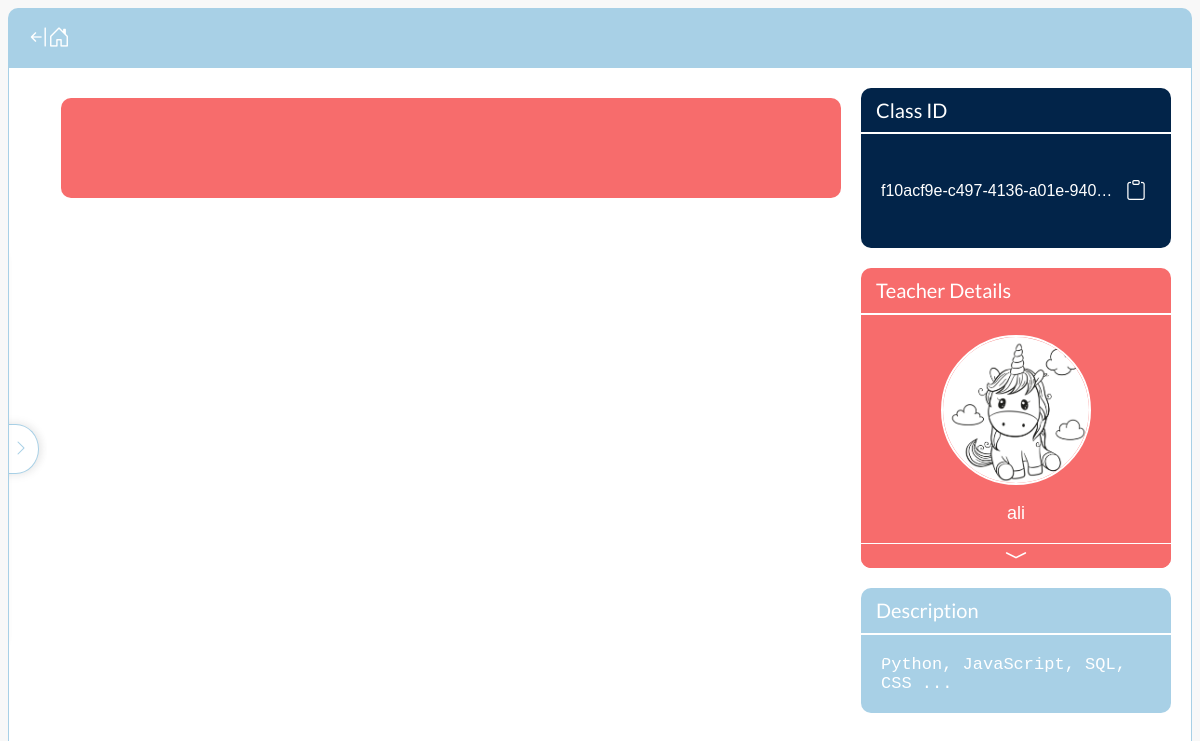
Page /class/f10acf9ec4974136a01e94039d95df40/ (signed in) on the committed database.
### home/models.py (models this page shows, shortened)
class Class(models.Model):
    id = models.UUIDField(primary_key=True, default=uuid.uuid4, editable=False)
    teacher = models.ForeignKey(CustomUser, on_delete=models.CASCADE)
    title = models.CharField(max_length=80, null=False, blank=False)
    description = models.CharField(max_length=300, null=False, blank=False)
    date_started = models.DateField(auto_now_add=True)
    active = models.BooleanField(default=True)

### register/models.py (models this page shows, shortened)
class CustomUser(AbstractBaseUser):
    email = models.EmailField(verbose_name='email', max_length=254, unique=True)
    username = models.CharField(max_length=30, unique=False)
    date_joined = models.DateTimeField(verbose_name='date joined', auto_now_add=True)
    last_login = models.DateTimeField(verbose_name='last login', auto_now=True)
    is_admin = models.BooleanField(default=False)
    is_active = models.BooleanField(default=True)
    is_staff = models.BooleanField(default=False)
    is_superuser = models.BooleanField(default=False)
    account_type = models.CharField(max_length=7, choices=ACCOUNT_TYPES, blank=False, null=False)
    profile_pic = models.ImageField(blank=True, upload_to=get_image_upload_location, default='profile/default.jpg')
    bio = models.TextField(max_length=300, null=True, blank=True)
    is_email_verified = models.BooleanField(default=False)
    image_storage_id = models.UUIDField(default=uuid.uuid4, editable=False)
    objects = CustomUserManager()
    USERNAME_FIELD = 'email'
    REQUIRED_FIELDS = ['username', 'account_type']
    @property
    def profile_pic_path(self):
        return f'/media/{self.profile_pic}'

### classmenu/views.py (the view)
# urls.py: path('<classID>/', ClassMenuView.as_view()),
class ClassMenuView(View):
    @classentry_check()
    def get(self, request, classID):
        return render(request, 'classmenu/class.html', {
            'classObj' : Class.objects.get(id=classID),
        })

### templates/classmenu/class.html (shortened to what this page needs)
{% extends 'classmenu/base.html' %}
{% load static %}
{% block headextraextra %}
<link rel='stylesheet' href="{% static 'css/classmenu/class.css' %}">
{% endblock headextraextra %}
{% block bodyextra %}
<div class="main-content">
    <div class="item header"></div>
</div>
<div class="right-content">
    <div class="item class-id">
        <div class="header">Class ID</div>
        <div class="id-box">
            <span>{{ classObj.id }}</span>
            <div class="icon-box" title="copy">
                <i class="bi bi-clipboard"></i>
            </div>
        </div>
    </div>
    <div class="item teacher-details">
        <div class="header">Teacher Details</div>
        <div class="sub-box">
            <img src="{{ user.profile_pic_path }}"></img>
            <div class="name-box"><p>{{ classObj.teacher.username }}</p></div>
        </div>
        <div class="extra-box">
            <div class="bio-box">{{ classObj.teacher.bio }}</div>
        </div>
        <div class="extend-div">
            <i class="bi bi-chevron-compact-down"></i>
        </div>
    </div>
    <div class="item class-desc">
        <div class="header">Description</div>
        <div class="sub-box">
            <div class="desc-box">{{ classObj.description }}</div>
        </div>
    </div>
</div>
{% endblock bodyextra %}

### static/css/base.css (style rules this page uses)
* { box-sizing: border-box; }
:root { --primary-color: #022449; --secondary-color: #A8D0E6; --secondary-dark-color: #a7ffff; --secondary-light-color: white; --secondary-lighter-color: white; --tertiary-color: #F76C6C; --quaternary-color: #F8E9A1; --text-color: #757575; --shadow-color: rgba(0, 0, 0, 0.349); --shadow-light-color: rgba(0, 0, 0, 0.171); --green-color: #00ff00; --green-light-color: #83ff83; --light-text-color: rgb(230, 230, 230); --error-red-color: red; }

### static/css/classmenu/base.css (style rules this page uses)
body { position: relative; height: calc( 100vh - 18px ); display: flex; justify-content: flex-start; align-items: center; flex-direction: column; background-color: rgb(248, 248, 248); }

### rows in the picture
Class: id "f10acf9e-c497-4136-a01e-940…", teacher.username "ali", description "Python, JavaScript, SQL, CSS ..."
CustomUser: profile_pic_path (picture)
